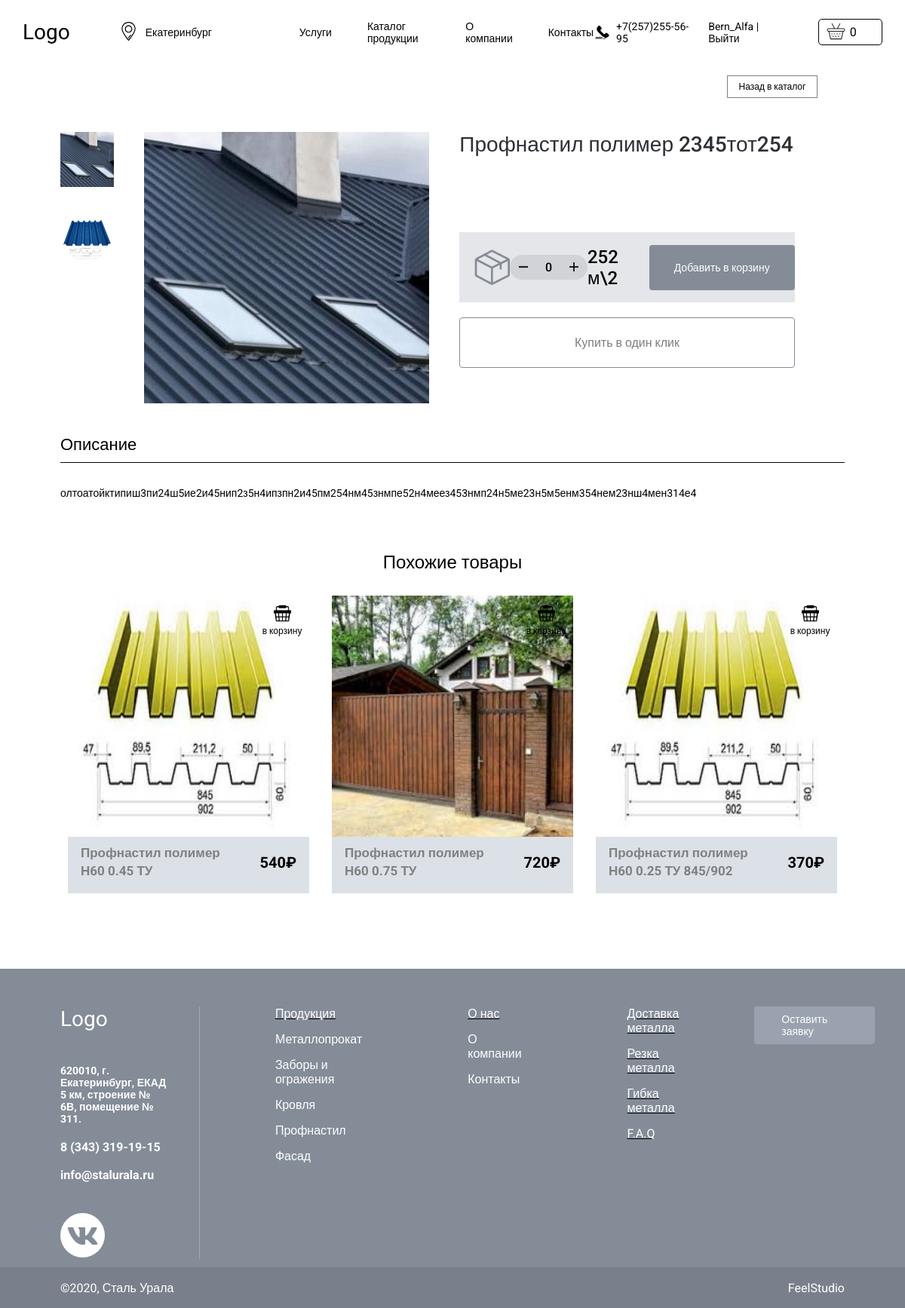
The app's page /shop_catalog/profnastil/about_good/profnastil-polimer-2345tot254/ (signed in), older data.
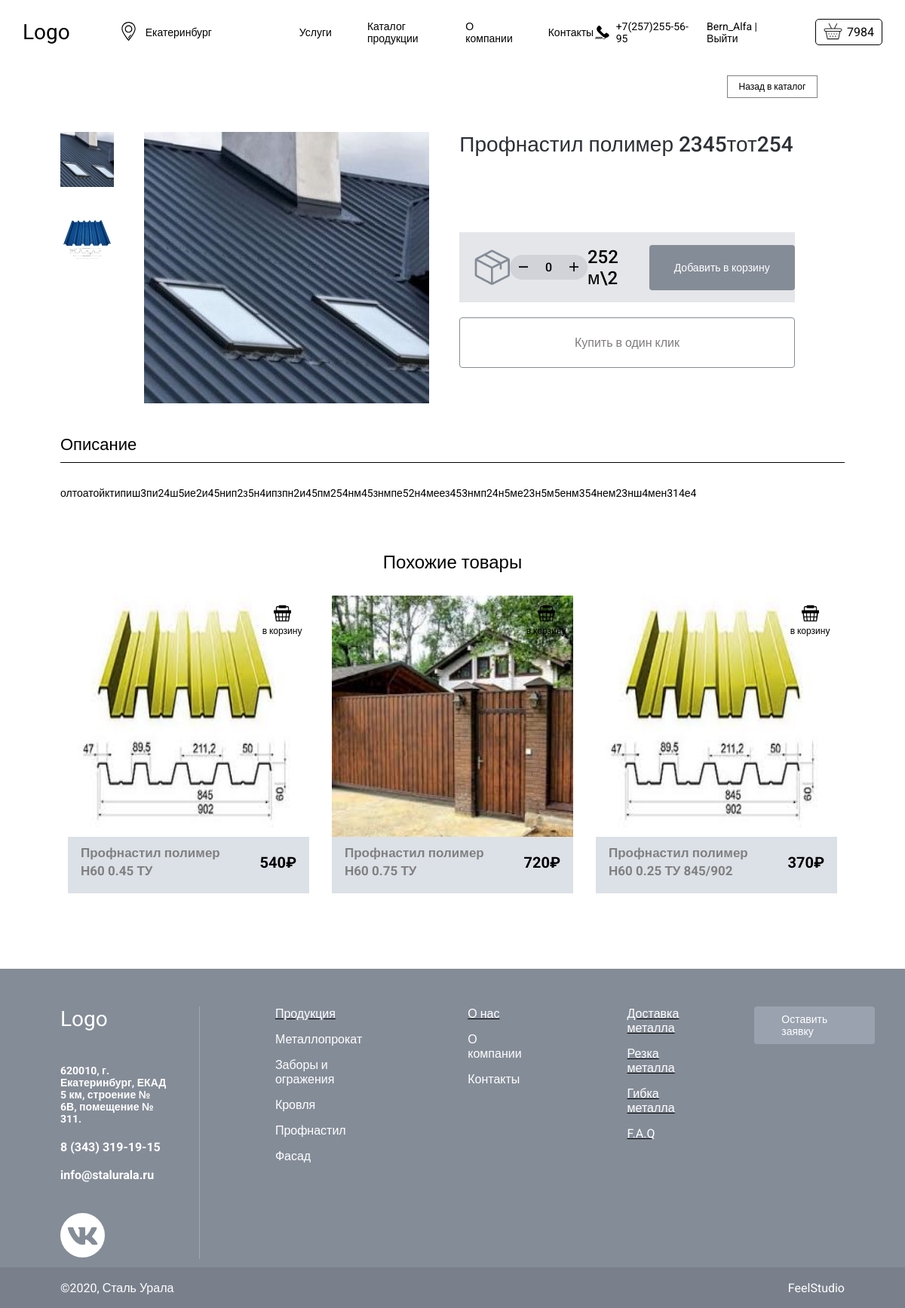
The same page, newer data.
### UralsSteelStore/models.py (models this page shows, shortened)
class Basket(models.Model):
    user = models.ForeignKey(to=User, on_delete=models.CASCADE)
    product = models.ForeignKey(to=Goods, on_delete=models.CASCADE)
    quantity = models.PositiveSmallIntegerField(default=0)
    created_timestamp = models.DateTimeField(auto_now_add=True)
    objects = BasketQuerySet.as_manager()
    def sum(self):
        return self.product.price * self.quantity

class Goods(models.Model):
    category = models.ForeignKey('Category', on_delete=models.PROTECT, verbose_name='Категория')
    title = models.CharField(max_length=300, verbose_name='Наименование товара')
    slug = models.SlugField(max_length=200, db_index=True)
    description = models.TextField(blank=True)
    price = models.IntegerField(default=0)
    is_published = models.BooleanField(default=True, verbose_name='Опубликовано')
    created_at = models.DateTimeField(auto_now_add=True)
    updated_at = models.DateTimeField(auto_now=True)
    def get_absolute_url(self):
        return reverse('about_good', kwargs={'slug_cat': self.category.slug, 'slug_good_name': self.slug})
    class Meta:
        verbose_name = 'Товар'
        verbose_name_plural = 'Товары'

### UralsSteelStore/views.py (the view)
# urls.py: path('shop_catalog/<slug:slug_cat>/about_good/<slug:slug_good_name>/', about_good, name='about_good'),
def about_good(request, slug_cat=None, slug_good_name=None, current_img=None):
    context = {}
    context['menu'] = menu
    images = Gallery.objects.filter(good__slug=slug_good_name)[::-1]
    context['images'] = images
    if current_img != None:
        current_img = current_img.replace('-', '/').replace('_', '.')
        context['current_img'] = current_img
    else:
        if len(images) != 0:
            current_img = images[0].image.url
            context['current_img'] = current_img
        else:
            current_img_base = r'D:\MY DJANGO PROJECTS\SteelofhteUrals\UralsSteel\media\base_img.png'
            context['current_img_base'] = current_img_base
    good = Goods.objects.filter(slug=slug_good_name)
    context['good'] = good
    some_goods = Goods.objects.filter(category__title=good[0].category)[1:5]
    context['some_goods'] = some_goods
    images_for_some_goods = Gallery.objects.all()
    sps = {}
    for i in images_for_some_goods:
        sps[i.good.pk] = i.image.url
    context['sps'] = sps
    return render(request, 'UralsSteelStore/about_good.html', context=context)

### UralsSteelStore/context_processors.py (called while the page is built)
def baskets(request):
    user = request.user
    return {'baskets': Basket.objects.filter(user=user) if user.is_authenticated else []}

### UralsSteelStore/models.py (called while the page is built)
    def __str__(self):
        return self.title

    def get_absolute_url(self, img=False):
        current_img = self.image.url.replace('/', '-').replace('.', '_')
        return reverse('current_img', kwargs={
            'slug_cat': self.good.category.slug,
            'slug_good_name': self.good.slug,
            'current_img': current_img,
        })

    def total_sum(self):
        return sum([basket.sum() for basket in self])

### UralsSteelStore/templates/UralsSteelStore/about_good.html (shortened to what this page needs)
{% extends '../base.html' %}
{% load static %}
{% block kevas_razmer %}kevas-shop_goods{% endblock %}
{% block header_basket %}{{ baskets.total_sum }}{% endblock %}
{% block content %}
<div class="container">
<div class="good">
{% for item in good %}
    <div class="good_go_back">
        <a href="{% url 'shop_catalog' %}" class="good_go_back_btn">Назад в каталог</a>
    </div>
    <div class="good_up">
        <div class="good_mini_images">
            {% for img in images %}
                <a href="{{ img.get_absolute_url }}"><img src="{{ img.image.url }}"  alt="1" class="good_mini_image"></a>
            {% endfor %}
        </div>
        <div class="good_current">
            <img src="{% if current_img %}{{ current_img }}{% else %}{{ first_img }}{% endif %}" alt="image of product" class="good_current_image">
        </div>
        <div class="good_info">
            <div class="good_info_title">{{ item.title }}</div>
            <div class="good_info_panel">
                <img src="{% static 'UralsSteelStore/icons/box.png' %}" alt="box_icon" class="good_info_icon">
                <div class="good_info_quantity">
                    <a href="#"><img src="{% static 'UralsSteelStore/icons/remove.png' %}" alt="remove" class="good_info_quantity_remove" width="12"></a>
                    <div class="good_info_quantity_number">0</div>
                    <a href="#"><img src="{% static 'UralsSteelStore/icons/plus.png' %}" alt="plus" class="good_info_quantity_plus" width="12"></a>
                </div>
                <div class="good_info_price">{{ item.price }} м\2</div>
                <a href="{% url 'basket_add' item.pk %}" class="good_info_add_to_basket_btn" >Добавить в корзину</a>
            </div>
            <a href="#" class="good_info_buy_one_click_btn">Купить в один клик</a>
        </div>
    </div>
    <div class="good_down">
        <div class="good_description">
            <div class="good_description_title">
                Описание
            </div>
            <div class="good_description_text">
                {{ item.description }}
            </div>
        </div>
    </div>
{% endfor %}
    <div class="good_some_goods">
        <div class="good_some_goods_title">
            Похожие товары
        </div>
        <div class="shop_goods_inner-sm">
            {% for item in some_goods %}
                <div class="shop_goods_item"  id="shop_goods_item_small">
                    <div class="shop_goods_basket">
                        <img src="{% static 'UralsSteelStore/icons/goods-basket.png' %}" alt="basket" width="23" class="shop_goods_basket_img">
                        <div class="shop_goods_basket_text">в корзину</div>
                    </div>
                       <a class="shop_goods_link" href="{{ item.get_absolute_url }}"><img src="{% for i, z in sps.items %}{% if item.pk == i %}{{ z }}{% endif %}{% endfor %}" alt="photo" class="shop_goods_img"></a>
                    <div class="shop_goods_text">
                        <div class="shop_goods_text_title">{{ item.title }}</div>
                        <div class="shop_goods_text_price">{{ item.price }}₽</div>
                    </div>
                </div>
            {% endfor %}
        </div>
    </div>
</div>
</div>
{% endblock %}

Row changes from the older to the newer data that the page shows:
added Basket: total_sum "7984"
Text that changed along with them:
{{ baskets.total_sum }}: "0" → (not shown)
